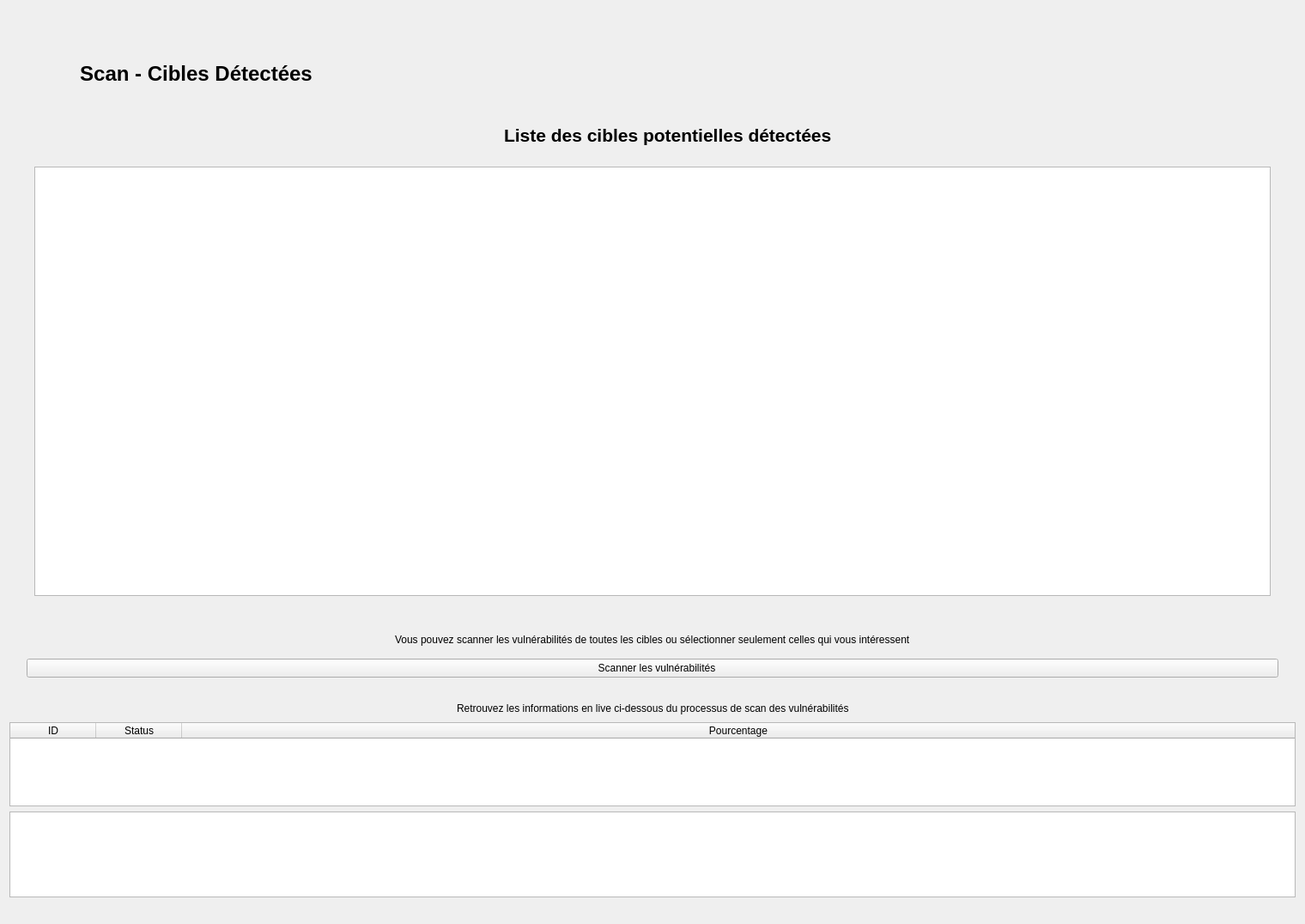
<?xml version="1.0" encoding="UTF-8"?>
<ui version="4.0">
 <class>CibleInterface</class>
 <widget class="QWidget" name="CibleInterface">
  <property name="geometry">
   <rect>
    <x>0</x>
    <y>0</y>
    <width>1520</width>
    <height>1076</height>
   </rect>
  </property>
  <property name="minimumSize">
   <size>
    <width>804</width>
    <height>858</height>
   </size>
  </property>
  <property name="windowTitle">
   <string>Form</string>
  </property>
  <layout class="QVBoxLayout" name="verticalLayout_2">
   <item>
    <layout class="QGridLayout" name="gridLayout" rowstretch="0,0,0" columnstretch="0">
     <property name="leftMargin">
      <number>20</number>
     </property>
     <property name="topMargin">
      <number>40</number>
     </property>
     <property name="rightMargin">
      <number>20</number>
     </property>
     <property name="bottomMargin">
      <number>20</number>
     </property>
     <property name="spacing">
      <number>12</number>
     </property>
     <item row="1" column="0">
      <layout class="QGridLayout" name="gridLayout_2" rowstretch="0" columnstretch="0">
       <property name="topMargin">
        <number>0</number>
       </property>
       <property name="rightMargin">
        <number>0</number>
       </property>
       <property name="bottomMargin">
        <number>0</number>
       </property>
       <item row="0" column="0">
        <widget class="CardWidget" name="reseauciblecard">
         <property name="enabled">
          <bool>true</bool>
         </property>
         <property name="minimumSize">
          <size>
           <width>0</width>
           <height>0</height>
          </size>
         </property>
         <layout class="QVBoxLayout" name="verticalLayout_6">
          <item>
           <layout class="QVBoxLayout" name="verticalLayout_5">
            <item>
             <layout class="QHBoxLayout" name="horizontalLayout_2">
              <property name="leftMargin">
               <number>0</number>
              </property>
              <property name="topMargin">
               <number>0</number>
              </property>
              <property name="rightMargin">
               <number>0</number>
              </property>
              <property name="bottomMargin">
               <number>0</number>
              </property>
              <item>
               <spacer name="horizontalSpacer_5">
                <property name="orientation">
                 <enum>Qt::Horizontal</enum>
                </property>
                <property name="sizeHint" stdset="0">
                 <size>
                  <width>40</width>
                  <height>20</height>
                 </size>
                </property>
               </spacer>
              </item>
              <item>
               <widget class="IconWidget" name="IconWidget">
                <property name="sizePolicy">
                 <sizepolicy hsizetype="Preferred" vsizetype="Preferred">
                  <horstretch>30</horstretch>
                  <verstretch>30</verstretch>
                 </sizepolicy>
                </property>
                <property name="minimumSize">
                 <size>
                  <width>30</width>
                  <height>30</height>
                 </size>
                </property>
                <property name="maximumSize">
                 <size>
                  <width>30</width>
                  <height>30</height>
                 </size>
                </property>
                <property name="icon">
                 <iconset resource="../../resource/resource.qrc">
                  <normaloff>:/images/target.png</normaloff>:/images/target.png</iconset>
                </property>
               </widget>
              </item>
              <item>
               <widget class="TitleLabel" name="TitleLabel">
                <property name="font">
                 <font>
                  <pointsize>16</pointsize>
                  <weight>75</weight>
                  <bold>true</bold>
                 </font>
                </property>
                <property name="text">
                 <string>Liste des cibles potentielles détectées</string>
                </property>
               </widget>
              </item>
              <item>
               <spacer name="horizontalSpacer_3">
                <property name="orientation">
                 <enum>Qt::Horizontal</enum>
                </property>
                <property name="sizeHint" stdset="0">
                 <size>
                  <width>40</width>
                  <height>20</height>
                 </size>
                </property>
               </spacer>
              </item>
             </layout>
            </item>
           </layout>
          </item>
          <item>
           <widget class="HorizontalSeparator" name="HorizontalSeparator_2"/>
          </item>
          <item>
           <layout class="QHBoxLayout" name="horizontalLayout_3">
            <property name="topMargin">
             <number>10</number>
            </property>
            <property name="bottomMargin">
             <number>20</number>
            </property>
            <item>
             <widget class="TableWidget" name="cibledetecte">
              <property name="sizePolicy">
               <sizepolicy hsizetype="Expanding" vsizetype="Expanding">
                <horstretch>0</horstretch>
                <verstretch>0</verstretch>
               </sizepolicy>
              </property>
              <property name="minimumSize">
               <size>
                <width>700</width>
                <height>500</height>
               </size>
              </property>
              <property name="maximumSize">
               <size>
                <width>16777215</width>
                <height>16777215</height>
               </size>
              </property>
              <property name="sizeAdjustPolicy">
               <enum>QAbstractScrollArea::AdjustToContents</enum>
              </property>
              <property name="selectionMode">
               <enum>QAbstractItemView::MultiSelection</enum>
              </property>
              <property name="showGrid">
               <bool>false</bool>
              </property>
              <property name="gridStyle">
               <enum>Qt::DashDotDotLine</enum>
              </property>
              <property name="sortingEnabled">
               <bool>false</bool>
              </property>
              <property name="rowCount">
               <number>0</number>
              </property>
              <property name="columnCount">
               <number>0</number>
              </property>
              <attribute name="horizontalHeaderVisible">
               <bool>true</bool>
              </attribute>
              <attribute name="horizontalHeaderCascadingSectionResizes">
               <bool>false</bool>
              </attribute>
              <attribute name="horizontalHeaderDefaultSectionSize">
               <number>150</number>
              </attribute>
              <attribute name="horizontalHeaderStretchLastSection">
               <bool>true</bool>
              </attribute>
             </widget>
            </item>
           </layout>
          </item>
         </layout>
        </widget>
       </item>
      </layout>
     </item>
     <item row="2" column="0">
      <layout class="QGridLayout" name="gridLayout_3">
       <property name="bottomMargin">
        <number>0</number>
       </property>
       <item row="0" column="0">
        <layout class="QHBoxLayout" name="horizontalLayout_4">
         <property name="bottomMargin">
          <number>0</number>
         </property>
         <item>
          <spacer name="horizontalSpacer">
           <property name="orientation">
            <enum>Qt::Horizontal</enum>
           </property>
           <property name="sizeHint" stdset="0">
            <size>
             <width>40</width>
             <height>20</height>
            </size>
           </property>
          </spacer>
         </item>
         <item>
          <widget class="StrongBodyLabel" name="StrongBodyLabel_2">
           <property name="text">
            <string>Vous pouvez scanner les vulnérabilités de toutes les cibles ou sélectionner seulement celles qui vous intéressent</string>
           </property>
          </widget>
         </item>
         <item>
          <spacer name="horizontalSpacer_4">
           <property name="orientation">
            <enum>Qt::Horizontal</enum>
           </property>
           <property name="sizeHint" stdset="0">
            <size>
             <width>40</width>
             <height>20</height>
            </size>
           </property>
          </spacer>
         </item>
        </layout>
       </item>
       <item row="1" column="0">
        <layout class="QHBoxLayout" name="horizontalLayout_5">
         <property name="bottomMargin">
          <number>0</number>
         </property>
         <item>
          <widget class="PrimaryPushButton" name="scanvulnerabilite">
           <property name="text">
            <string>   Scanner les vulnérabilités</string>
           </property>
           <property name="icon">
            <iconset resource="../../resource/resource.qrc">
             <normaloff>:/images/scanvulnerabilite.png</normaloff>:/images/scanvulnerabilite.png</iconset>
           </property>
           <property name="iconSize">
            <size>
             <width>30</width>
             <height>30</height>
            </size>
           </property>
           <property name="hasIcon" stdset="0">
            <bool>true</bool>
           </property>
          </widget>
         </item>
        </layout>
       </item>
      </layout>
     </item>
     <item row="0" column="0">
      <layout class="QHBoxLayout" name="horizontalLayout">
       <property name="topMargin">
        <number>10</number>
       </property>
       <property name="bottomMargin">
        <number>10</number>
       </property>
       <item>
        <widget class="IconWidget" name="IconWidget_3">
         <property name="minimumSize">
          <size>
           <width>50</width>
           <height>50</height>
          </size>
         </property>
         <property name="maximumSize">
          <size>
           <width>50</width>
           <height>50</height>
          </size>
         </property>
         <property name="icon">
          <iconset resource="../../resource/resource.qrc">
           <normaloff>:/images/cible.png</normaloff>:/images/cible.png</iconset>
         </property>
        </widget>
       </item>
       <item>
        <widget class="StrongBodyLabel" name="StrongBodyLabel">
         <property name="font">
          <font>
           <pointsize>18</pointsize>
           <weight>75</weight>
           <bold>true</bold>
          </font>
         </property>
         <property name="text">
          <string>Scan - Cibles Détectées</string>
         </property>
         <property name="alignment">
          <set>Qt::AlignCenter</set>
         </property>
        </widget>
       </item>
       <item>
        <spacer name="horizontalSpacer_2">
         <property name="orientation">
          <enum>Qt::Horizontal</enum>
         </property>
         <property name="sizeHint" stdset="0">
          <size>
           <width>40</width>
           <height>20</height>
          </size>
         </property>
        </spacer>
       </item>
      </layout>
     </item>
    </layout>
   </item>
   <item>
    <layout class="QVBoxLayout" name="verticalLayout">
     <property name="bottomMargin">
      <number>20</number>
     </property>
     <item>
      <layout class="QHBoxLayout" name="horizontalLayout_6">
       <property name="bottomMargin">
        <number>0</number>
       </property>
       <item>
        <spacer name="horizontalSpacer_6">
         <property name="orientation">
          <enum>Qt::Horizontal</enum>
         </property>
         <property name="sizeHint" stdset="0">
          <size>
           <width>40</width>
           <height>20</height>
          </size>
         </property>
        </spacer>
       </item>
       <item>
        <widget class="CaptionLabel" name="CaptionLabel">
         <property name="text">
          <string>Retrouvez les informations en live ci-dessous du processus de scan des vulnérabilités</string>
         </property>
        </widget>
       </item>
       <item>
        <spacer name="horizontalSpacer_7">
         <property name="orientation">
          <enum>Qt::Horizontal</enum>
         </property>
         <property name="sizeHint" stdset="0">
          <size>
           <width>40</width>
           <height>20</height>
          </size>
         </property>
        </spacer>
       </item>
      </layout>
     </item>
     <item>
      <widget class="TableWidget" name="vulnerabilitetablelive">
       <property name="minimumSize">
        <size>
         <width>0</width>
         <height>0</height>
        </size>
       </property>
       <attribute name="horizontalHeaderStretchLastSection">
        <bool>true</bool>
       </attribute>
       <column>
        <property name="text">
         <string>ID</string>
        </property>
       </column>
       <column>
        <property name="text">
         <string>Status</string>
        </property>
       </column>
       <column>
        <property name="text">
         <string>Pourcentage</string>
        </property>
       </column>
      </widget>
     </item>
     <item>
      <widget class="TextEdit" name="vulnerabilitelive">
       <property name="minimumSize">
        <size>
         <width>0</width>
         <height>100</height>
        </size>
       </property>
       <property name="readOnly">
        <bool>true</bool>
       </property>
       <property name="html">
        <string>&lt;!DOCTYPE HTML PUBLIC &quot;-//W3C//DTD HTML 4.0//EN&quot; &quot;http://www.w3.org/TR/REC-html40/strict.dtd&quot;&gt;
&lt;html&gt;&lt;head&gt;&lt;meta name=&quot;qrichtext&quot; content=&quot;1&quot; /&gt;&lt;style type=&quot;text/css&quot;&gt;
p, li { white-space: pre-wrap; }
&lt;/style&gt;&lt;/head&gt;&lt;body style=&quot; font-family:'Segoe UI','Microsoft YaHei','PingFang SC','MS Shell Dlg 2'; font-size:14px; font-weight:400; font-style:normal;&quot;&gt;
&lt;p style=&quot;-qt-paragraph-type:empty; margin-top:0px; margin-bottom:0px; margin-left:0px; margin-right:0px; -qt-block-indent:0; text-indent:0px;&quot;&gt;&lt;br /&gt;&lt;/p&gt;&lt;/body&gt;&lt;/html&gt;</string>
       </property>
      </widget>
     </item>
    </layout>
   </item>
  </layout>
 </widget>
 <customwidgets>
  <customwidget>
   <class>PushButton</class>
   <extends>QPushButton</extends>
   <header>qfluentwidgets</header>
  </customwidget>
  <customwidget>
   <class>PrimaryPushButton</class>
   <extends>PushButton</extends>
   <header>qfluentwidgets</header>
  </customwidget>
  <customwidget>
   <class>IconWidget</class>
   <extends>QWidget</extends>
   <header>qfluentwidgets</header>
  </customwidget>
  <customwidget>
   <class>HorizontalSeparator</class>
   <extends>QWidget</extends>
   <header>qfluentwidgets</header>
  </customwidget>
  <customwidget>
   <class>CardWidget</class>
   <extends>QFrame</extends>
   <header>qfluentwidgets</header>
   <container>1</container>
  </customwidget>
  <customwidget>
   <class>CaptionLabel</class>
   <extends>QLabel</extends>
   <header>qfluentwidgets</header>
  </customwidget>
  <customwidget>
   <class>StrongBodyLabel</class>
   <extends>QLabel</extends>
   <header>qfluentwidgets</header>
  </customwidget>
  <customwidget>
   <class>TitleLabel</class>
   <extends>QLabel</extends>
   <header>qfluentwidgets</header>
  </customwidget>
  <customwidget>
   <class>TextEdit</class>
   <extends>QTextEdit</extends>
   <header>qfluentwidgets</header>
  </customwidget>
  <customwidget>
   <class>TableWidget</class>
   <extends>QTableWidget</extends>
   <header>qfluentwidgets</header>
  </customwidget>
 </customwidgets>
 <resources>
  <include location="../../resource/resource.qrc"/>
 </resources>
 <connections/>
</ui>
